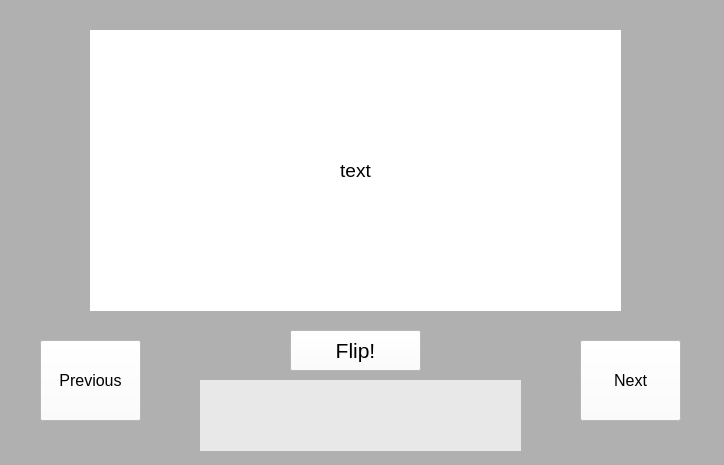
<?xml version="1.0" encoding="UTF-8"?>
<ui version="4.0">
 <class>Dialog</class>
 <widget class="QDialog" name="Dialog">
  <property name="geometry">
   <rect>
    <x>0</x>
    <y>0</y>
    <width>724</width>
    <height>465</height>
   </rect>
  </property>
  <property name="windowTitle">
   <string>Dialog</string>
  </property>
  <property name="styleSheet">
   <string notr="true">background-color: rgb(176, 176, 176);</string>
  </property>
  <widget class="QLabel" name="MAIN_LABEL">
   <property name="geometry">
    <rect>
     <x>90</x>
     <y>30</y>
     <width>531</width>
     <height>281</height>
    </rect>
   </property>
   <property name="font">
    <font>
     <pointsize>14</pointsize>
    </font>
   </property>
   <property name="styleSheet">
    <string notr="true">background-color: rgb(255, 255, 255);
border-color: rgb(0, 0, 0);</string>
   </property>
   <property name="text">
    <string>text</string>
   </property>
   <property name="alignment">
    <set>Qt::AlignCenter</set>
   </property>
  </widget>
  <widget class="QPushButton" name="HINT_BUTT">
   <property name="geometry">
    <rect>
     <x>300</x>
     <y>400</y>
     <width>111</width>
     <height>41</height>
    </rect>
   </property>
   <property name="font">
    <font>
     <pointsize>12</pointsize>
    </font>
   </property>
   <property name="styleSheet">
    <string notr="true">background-color: rgb(255, 255, 255);</string>
   </property>
   <property name="text">
    <string>See Hint</string>
   </property>
  </widget>
  <widget class="QLabel" name="HINT_LABEL">
   <property name="geometry">
    <rect>
     <x>200</x>
     <y>380</y>
     <width>321</width>
     <height>71</height>
    </rect>
   </property>
   <property name="styleSheet">
    <string notr="true">background-color: rgb(232, 232, 232);</string>
   </property>
   <property name="text">
    <string/>
   </property>
   <property name="alignment">
    <set>Qt::AlignCenter</set>
   </property>
  </widget>
  <widget class="QPushButton" name="NEXT_BUTT">
   <property name="geometry">
    <rect>
     <x>580</x>
     <y>340</y>
     <width>101</width>
     <height>81</height>
    </rect>
   </property>
   <property name="font">
    <font>
     <pointsize>12</pointsize>
    </font>
   </property>
   <property name="styleSheet">
    <string notr="true">background-color: rgb(255, 255, 255);</string>
   </property>
   <property name="text">
    <string>Next</string>
   </property>
  </widget>
  <widget class="QPushButton" name="PREV_BUTT">
   <property name="geometry">
    <rect>
     <x>40</x>
     <y>340</y>
     <width>101</width>
     <height>81</height>
    </rect>
   </property>
   <property name="font">
    <font>
     <pointsize>12</pointsize>
    </font>
   </property>
   <property name="styleSheet">
    <string notr="true">background-color: rgb(255, 255, 255);</string>
   </property>
   <property name="text">
    <string>Previous</string>
   </property>
  </widget>
  <widget class="QPushButton" name="FLIP_BUTT">
   <property name="geometry">
    <rect>
     <x>290</x>
     <y>330</y>
     <width>131</width>
     <height>41</height>
    </rect>
   </property>
   <property name="font">
    <font>
     <pointsize>16</pointsize>
    </font>
   </property>
   <property name="styleSheet">
    <string notr="true">background-color: rgb(255, 255, 255);</string>
   </property>
   <property name="text">
    <string>Flip!</string>
   </property>
  </widget>
 </widget>
 <resources/>
 <connections/>
</ui>
